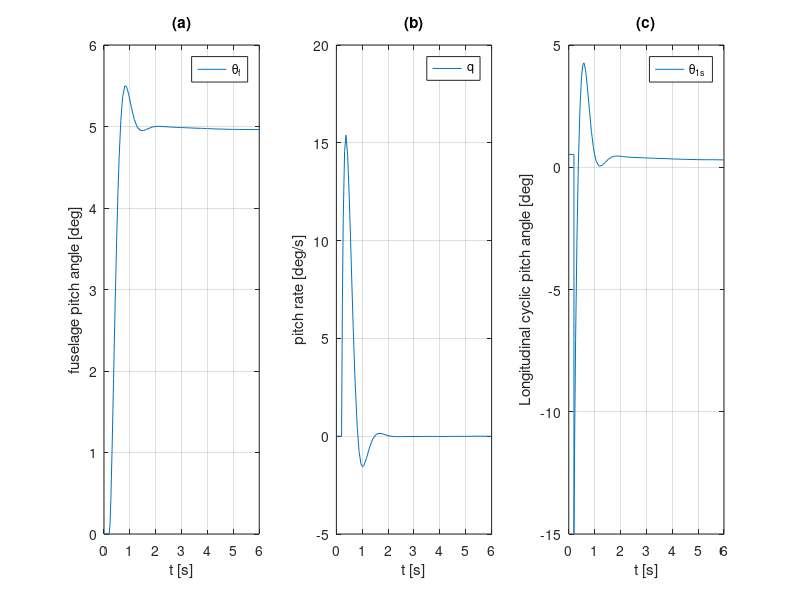
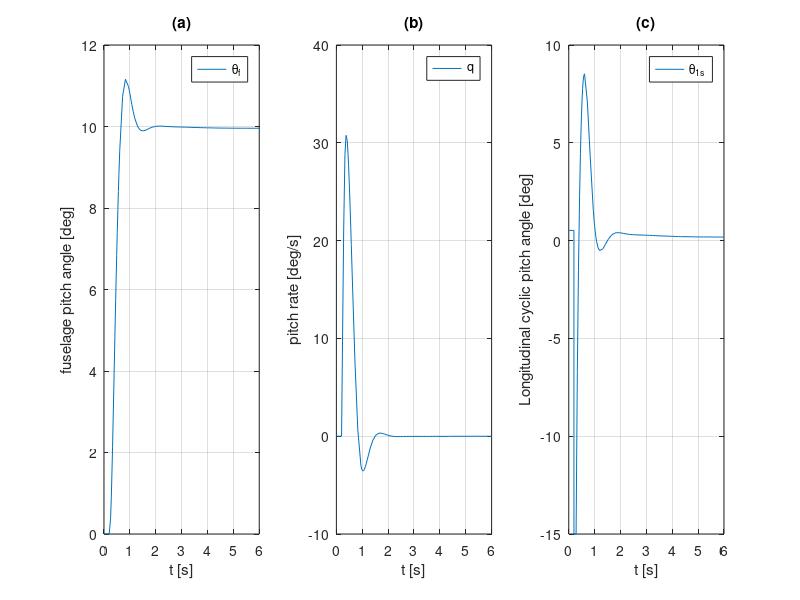
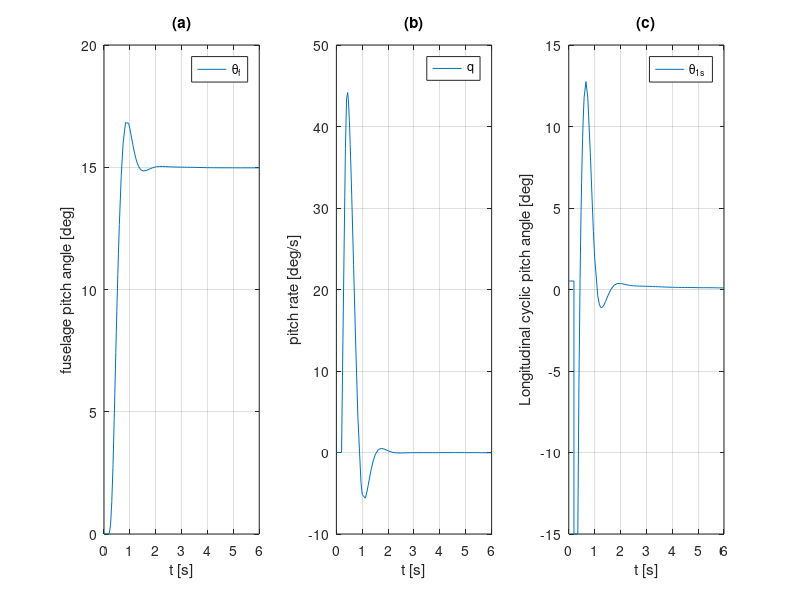
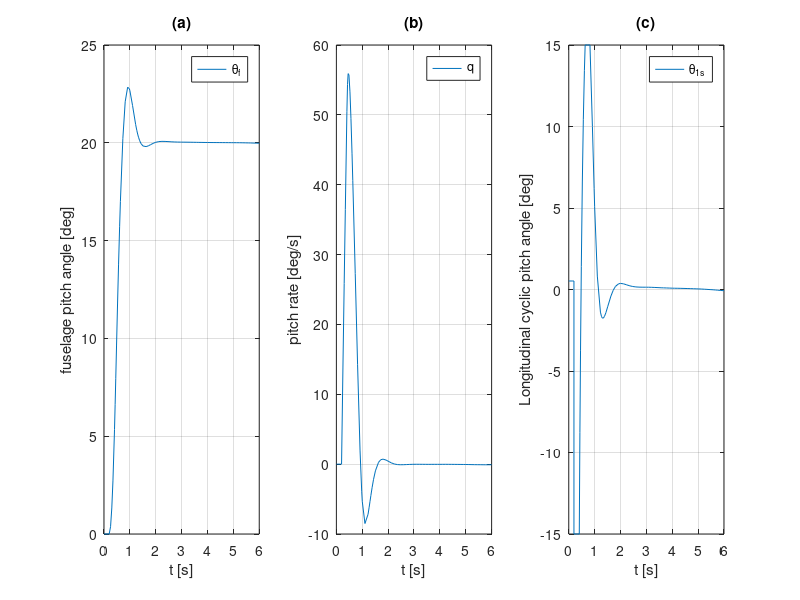

Reproduce these figures in MATLAB, in order.
% M-file for outputing the maximum pitch attitude quickness
close all
clear all
clc

% Loading quickness data
load maxpitchquickness5deg
load maxpitchquickness10deg
load maxpitchquickness15deg
load maxpitchquickness20deg
load maxpitchquickness25deg
load maxpitchquickness30deg

% Loading trim conditions
load coax_trimstates

% Defining intitial speed
Vin=20;

% Combining intial speed to tabulated data
N=Vin+1;

in_states=states(N,:)';
in_controls=controls(N,:)';

% Determining maximum pitch attitude and position of maximum
[pmax5,posmax5]=max(x5(:,8));
[pmax10,posmax10]=max(x10(:,8));
[pmax15,posmax15]=max(x15(:,8));
[pmax20,posmax20]=max(x20(:,8));
[pmax25,posmax25]=max(x25(:,8));
[pmax30,posmax30]=max(x30(:,8));

% Determining quicknesses
Q5=(max(x5(:,5))*180/pi)/((pmax5-in_states(8))*180/pi);
Q10=(max(x10(:,5))*180/pi)/((pmax10-in_states(8))*180/pi);
Q15=(max(x15(:,5))*180/pi)/((pmax15-in_states(8))*180/pi);
Q20=(max(x20(:,5))*180/pi)/((pmax20-in_states(8))*180/pi);
Q25=(max(x25(:,5))*180/pi)/((pmax25-in_states(8))*180/pi);
Q30=(max(x30(:,5))*180/pi)/((pmax30-in_states(8))*180/pi);

% Determining minimal pitch attitude
pmin5=(min(x5(posmax5:end,8))-in_states(8))*180/pi;
pmin10=(min(x10(posmax10:end,8))-in_states(8))*180/pi;
pmin15=(min(x15(posmax15:end,8))-in_states(8))*180/pi;
pmin20=(min(x20(posmax20:end,8))-in_states(8))*180/pi;
pmin25=(min(x25(posmax25:end,8))-in_states(8))*180/pi;
pmin30=(min(x30(posmax30:end,8))-in_states(8))*180/pi;

figure(1)
subplot(1,3,1)
plot(t5,(x5(:,8)-in_states(8))*180/pi)
legend('\theta_f')
xlabel('t [s]')
ylabel('fuselage pitch angle [deg]')
grid on
xlim([0 6])
title('(a)')
subplot(1,3,2)
plot(t5,x5(:,5)*180/pi)
legend('q')
xlabel('t [s]')
ylabel('pitch rate [deg/s]')
grid on
xlim([0 6])
title('(b)')
subplot(1,3,3)
plot(t5,y5(:,3)*180/pi)
legend('\theta_1_s')
xlabel('t [s]')
ylabel('Longitudinal cyclic pitch angle [deg]')
grid on
xlim([0 6])
title('(c)')
% 
% % figure(2)
% % plot(t5,y5(:,3)*180/pi)
% 
% 
figure(2)
subplot(1,3,1)
plot(t10,(x10(:,8)-in_states(8))*180/pi)
legend('\theta_f')
xlabel('t [s]')
ylabel('fuselage pitch angle [deg]')
grid on
xlim([0 6])
title('(a)')
subplot(1,3,2)
plot(t10,x10(:,5)*180/pi)
legend('q')
xlabel('t [s]')
ylabel('pitch rate [deg/s]')
grid on
xlim([0 6])
title('(b)')
subplot(1,3,3)
plot(t10,y10(:,3)*180/pi)
legend('\theta_1_s')
xlabel('t [s]')
ylabel('Longitudinal cyclic pitch angle [deg]')
grid on
xlim([0 6])
title('(c)')
% 
figure(3)
subplot(1,3,1)
plot(t15,(x15(:,8)-in_states(8))*180/pi)
legend('\theta_f')
xlabel('t [s]')
ylabel('fuselage pitch angle [deg]')
grid on
xlim([0 6])
title('(a)')
subplot(1,3,2)
plot(t15,x15(:,5)*180/pi)
legend('q')
xlabel('t [s]')
ylabel('pitch rate [deg/s]')
grid on
xlim([0 6])
title('(b)')
subplot(1,3,3)
plot(t15,y15(:,3)*180/pi)
legend('\theta_1_s')
xlabel('t [s]')
ylabel('Longitudinal cyclic pitch angle [deg]')
grid on
xlim([0 6])
title('(c)')
% 
figure(4)
subplot(1,3,1)
plot(t20,(x20(:,8)-in_states(8))*180/pi)
legend('\theta_f')
xlabel('t [s]')
ylabel('fuselage pitch angle [deg]')
grid on
xlim([0 6])
title('(a)')
subplot(1,3,2)
plot(t20,x20(:,5)*180/pi)
legend('q')
xlabel('t [s]')
ylabel('pitch rate [deg/s]')
grid on
xlim([0 6])
title('(b)')
subplot(1,3,3)
plot(t20,y20(:,3)*180/pi)
legend('\theta_1_s')
xlabel('t [s]')
ylabel('Longitudinal cyclic pitch angle [deg]')
grid on
xlim([0 6])
title('(c)')
% 
figure(5)
subplot(1,3,1)
plot(t25,(x25(:,8)-in_states(8))*180/pi)
legend('\theta_f')
xlabel('t [s]')
ylabel('fuselage pitch angle [deg]')
grid on
xlim([0 6])
title('(a)')
subplot(1,3,2)
plot(t25,x25(:,5)*180/pi)
legend('q')
xlabel('t [s]')
ylabel('pitch rate [deg/s]')
grid on
xlim([0 6])
title('(b)')
subplot(1,3,3)
plot(t25,y25(:,3)*180/pi)
legend('\theta_1_s')
xlabel('t [s]')
ylabel('Longitudinal cyclic pitch angle [deg]')
grid on
xlim([0 6])
title('(c)')
% 
figure(6)
subplot(1,3,1)
plot(t30,(x30(:,8)-in_states(8))*180/pi)
legend('\theta_f')
xlabel('t [s]')
ylabel('fuselage pitch angle [deg]')
grid on
xlim([0 6])
title('(a)')
subplot(1,3,2)
plot(t30,x30(:,5)*180/pi)
legend('q')
xlabel('t [s]')
ylabel('pitch rate [deg/s]')
grid on
xlim([0 6])
title('(b)')
subplot(1,3,3)
plot(t30,y30(:,3)*180/pi)
legend('\theta_1_s')
xlabel('t [s]')
ylabel('Longitudinal cyclic pitch angle [deg]')
grid on
xlim([0 6])
title('(c)')

% figure(2)
% plot(pmin5,Q5,'*',pmin10,Q10,'*',pmin15,Q15,'*',pmin20,Q20,'*',pmin25,Q25,'*',pmin30,Q30,'*')
% axis([0 30 0 3])
% legend('\theta_c_h_a_n_g_e = 5 deg','\theta_c_h_a_n_g_e = 10 deg','\theta_c_h_a_n_g_e = 15 deg','\theta_c_h_a_n_g_e = 20 deg','\theta_c_h_a_n_g_e = 25 deg','\theta_c_h_a_n_g_e = 30 deg')
% xlabel('Minimum attitude change \Delta\theta_m_i_n [deg]')
% ylabel('pitch attitude quickness [1/s]')
% grid on
% 
% figure(3)
% plot(t25,y25(:,3)*180/pi,t30,y30(:,3)*180/pi)
% % figure(2)
% % plot(t5,x5(:,5))
% % 
% % 
% % figure(3)
% % plot(t5,y5(:,3))
